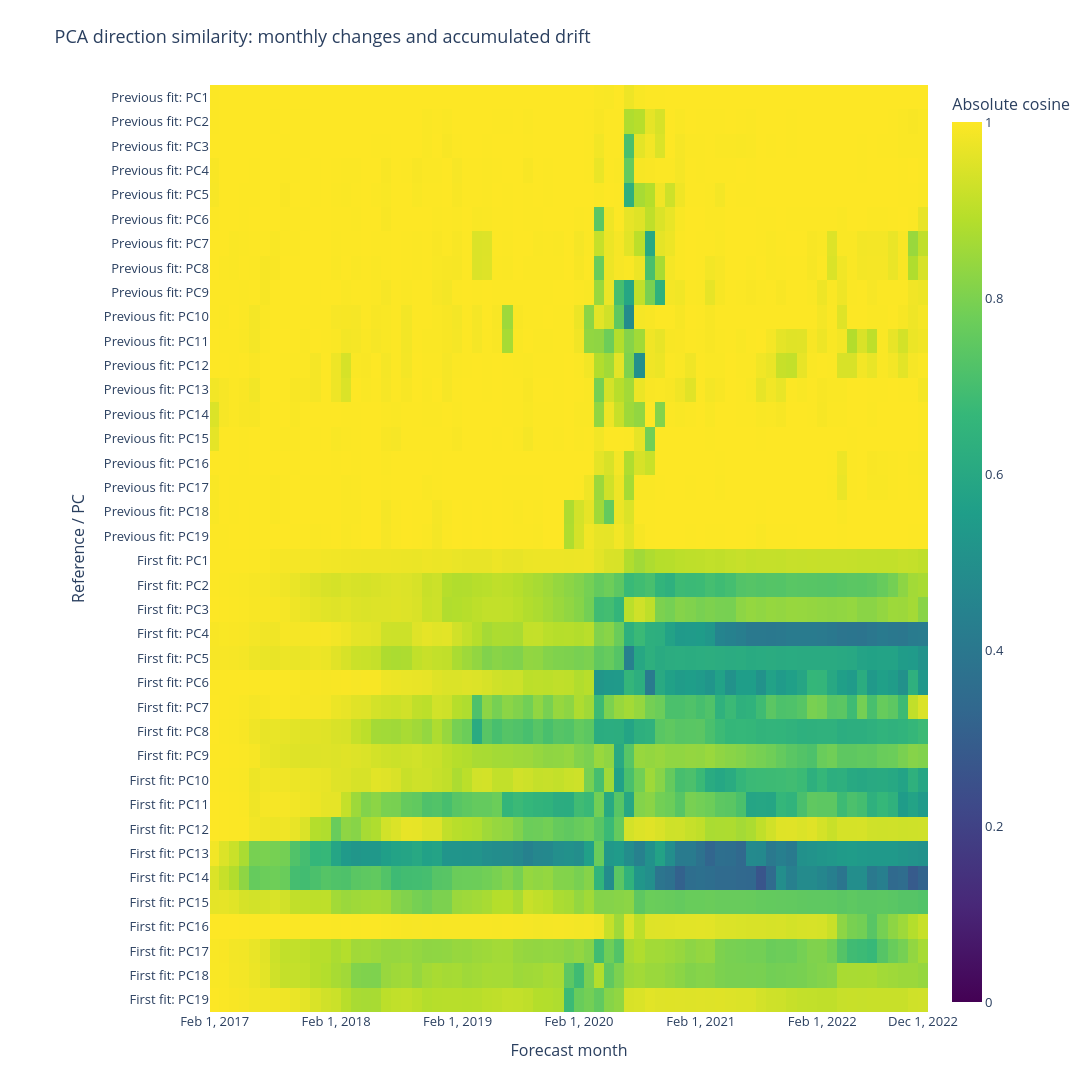

This figure's notebook cell:
### Code cell
monthly_similarity = monthly_stability.similarity.unstack().reindex(columns=evr.index)
initial_similarity = initial_stability.similarity.unstack().reindex(columns=evr.index)

stability_plot = pd.concat(
    {"Previous fit": monthly_similarity.T, "First fit": initial_similarity.T}
)
stability_plot.index = [f"{reference}: {pc}" for reference, pc in stability_plot.index]

fig = px.imshow(
    stability_plot,
    zmin=0,
    zmax=1,
    color_continuous_scale="Viridis",
    aspect="auto",
    height=1250,
    width=1100,
    title="PCA direction similarity: monthly changes and accumulated drift",
    labels={"color": "Absolute cosine", "x": "Forecast month", "y": "Reference / PC"},
)
fig.update_layout(font=dict(size=13), margin=dict(l=210, r=90, t=85, b=80))
fig.update_xaxes(
    tickmode="array",
    tickvals=list(stability_plot.columns[::12]) + [stability_plot.columns[-1]],
)
fig.show()

### Figure 1 — Plotly figure (JSON) as saved in the notebook; plotly's stock layout.template omitted (floating-point values rounded to 4 significant figures; data arrays with more than 128 entries replaced by an {"elided": "..."} marker saying what was removed)
{"data": [{"coloraxis": "coloraxis", "hovertemplate": "Forecast month: %{x}<br>Reference / PC: %{y}<br>Absolute cosine: %{z}<extra></extra>", "name": "0", "type": "heatmap", "x": ["2017-02", "2017-03", "2017-04", "2017-05", "2017-06", "2017-07", "2017-08", "2017-09", "2017-10", "2017-11", "2017-12", "2018-01", "2018-02", "2018-03", "2018-04", "2018-05", "2018-06", "2018-07", "2018-08", "2018-09", "2018-10", "2018-11", "2018-12", "2019-01", "2019-02", "2019-03", "2019-04", "2019-05", "2019-06", "2019-07", "2019-08", "2019-09", "2019-10", "2019-11", "2019-12", "2020-01", "2020-02", "2020-03", "2020-04", "2020-05", "2020-06", "2020-07", "2020-08", "2020-09", "2020-10", "2020-11", "2020-12", "2021-01", "2021-02", "2021-03", "2021-04", "2021-05", "2021-06", "2021-07", "2021-08", "2021-09", "2021-10", "2021-11", "2021-12", "2022-01", "2022-02", "2022-03", "2022-04", "2022-05", "2022-06", "2022-07", "2022-08", "2022-09", "2022-10", "2022-11", "2022-12"], "xaxis": "x", "y": ["Previous fit: PC1", "Previous fit: PC2", "Previous fit: PC3", "Previous fit: PC4", "Previous fit: PC5", "Previous fit: PC6", "Previous fit: PC7", "Previous fit: PC8", "Previous fit: PC9", "Previous fit: PC10", "Previous fit: PC11", "Previous fit: PC12", "Previous fit: PC13", "Previous fit: PC14", "Previous fit: PC15", "Previous fit: PC16", "Previous fit: PC17", "Previous fit: PC18", "Previous fit: PC19", "First fit: PC1", "First fit: PC2", "First fit: PC3", "First fit: PC4", "First fit: PC5", "First fit: PC6", "First fit: PC7", "First fit: PC8", "First fit: PC9", "First fit: PC10", "First fit: PC11", "First fit: PC12", "First fit: PC13", "First fit: PC14", "First fit: PC15", "First fit: PC16", "First fit: PC17", "First fit: PC18", "First fit: PC19"], "yaxis": "y", "z": {"elided": "38x71 float values"}}], "layout": {"coloraxis": {"autocolorscale": false, "cmax": 1, "cmin": 0, "colorbar": {"title": {"text": "Absolute cosine"}}, "colorscale": [[0, "#440154"], [0.1111, "#482878"], [0.2222, "#3e4989"], [0.3333, "#31688e"], [0.4444, "#26828e"], [0.5556, "#1f9e89"], [0.6667, "#35b779"], [0.7778, "#6ece58"], [0.8889, "#b5de2b"], [1, "#fde725"]]}, "font": {"size": 13}, "height": 1250, "margin": {"b": 80, "l": 210, "r": 90, "t": 85}, "title": {"text": "PCA direction similarity: monthly changes and accumulated drift"}, "width": 1100, "xaxis": {"anchor": "y", "domain": [0, 1], "tickmode": "array", "tickvals": ["2017-02", "2018-02", "2019-02", "2020-02", "2021-02", "2022-02", "2022-12"], "title": {"text": "Forecast month"}}, "yaxis": {"anchor": "x", "autorange": "reversed", "domain": [0, 1], "title": {"text": "Reference / PC"}}}}
